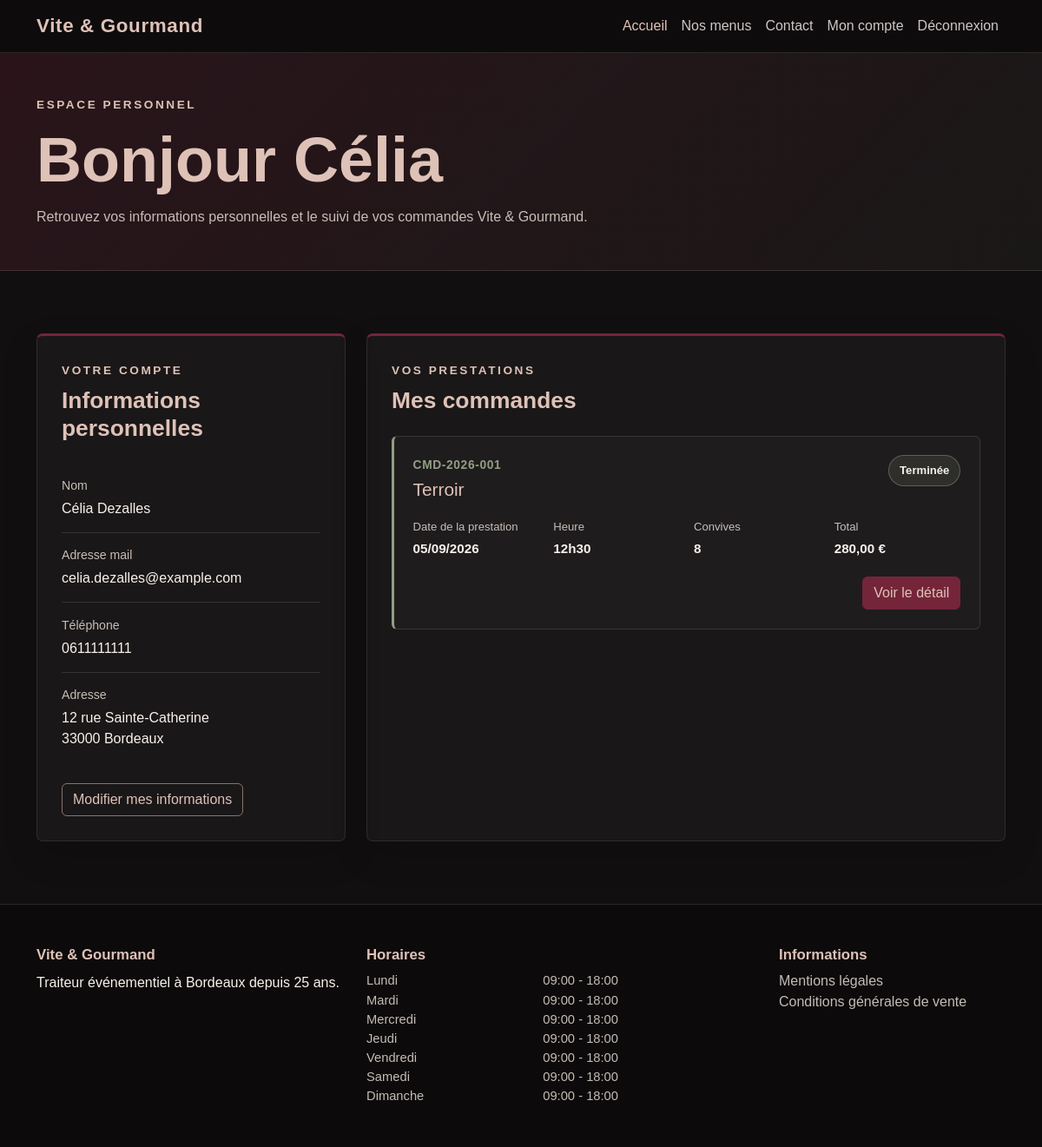
Page /user/dashboard (signed in) on the committed database.
### tables this page shows
CREATE TABLE users (
    id INT AUTO_INCREMENT PRIMARY KEY,
    role_id INT NOT NULL,
    first_name VARCHAR(100) NOT NULL,
    last_name VARCHAR(100) NOT NULL,
    phone VARCHAR(20) NOT NULL,
    email VARCHAR(190) NOT NULL UNIQUE,
    address VARCHAR(255) NOT NULL,
    postal_code VARCHAR(10) NOT NULL,
    city VARCHAR(100) NOT NULL,
    password_hash VARCHAR(255) NOT NULL,
    is_active BOOLEAN NOT NULL DEFAULT TRUE,
    created_at TIMESTAMP NOT NULL DEFAULT CURRENT_TIMESTAMP,
    updated_at TIMESTAMP NOT NULL DEFAULT CURRENT_TIMESTAMP
        ON UPDATE CURRENT_TIMESTAMP,

    CONSTRAINT fk_users_role
        FOREIGN KEY (role_id)
        REFERENCES roles(id)
        ON DELETE RESTRICT
);

CREATE TABLE orders (
    id INT AUTO_INCREMENT PRIMARY KEY,
    order_number VARCHAR(30) NOT NULL UNIQUE,
    user_id INT NOT NULL,
    menu_id INT NOT NULL,
    current_status_id INT NOT NULL,
    customer_first_name VARCHAR(100) NOT NULL,
    customer_last_name VARCHAR(100) NOT NULL,
    customer_email VARCHAR(190) NOT NULL,
    customer_phone VARCHAR(20) NOT NULL,
    delivery_address VARCHAR(255) NOT NULL,
    delivery_postal_code VARCHAR(10) NOT NULL,
    delivery_city VARCHAR(100) NOT NULL,
    event_date DATE NOT NULL,
    delivery_time TIME NOT NULL,
    people_count INT NOT NULL,
    menu_price DECIMAL(10, 2) NOT NULL,
    delivery_price DECIMAL(10, 2) NOT NULL DEFAULT 0,
    total_price DECIMAL(10, 2) NOT NULL,
    cancellation_reason TEXT NULL,
    cancellation_contact_method VARCHAR(50) NULL,
    equipment_loaned BOOLEAN NOT NULL DEFAULT FALSE,
    equipment_return_deadline DATETIME NULL,
    equipment_returned_at DATETIME NULL,
    created_at TIMESTAMP NOT NULL DEFAULT CURRENT_TIMESTAMP,
    updated_at TIMESTAMP NOT NULL DEFAULT CURRENT_TIMESTAMP
        ON UPDATE CURRENT_TIMESTAMP,

    CONSTRAINT fk_orders_user
        FOREIGN KEY (user_id)
        REFERENCES users(id)
        ON DELETE RESTRICT,

    CONSTRAINT fk_orders_menu
        FOREIGN KEY (menu_id)
        REFERENCES menus(id)
        ON DELETE RESTRICT,

    CONSTRAINT fk_orders_current_status
        FOREIGN KEY (current_status_id)
        REFERENCES order_statuses(id)
        ON DELETE RESTRICT
);

CREATE TABLE menus (
    id INT AUTO_INCREMENT PRIMARY KEY,
    theme_id INT NOT NULL,
    dietary_type_id INT NOT NULL,
    title VARCHAR(150) NOT NULL,
    description TEXT NOT NULL,
    conditions TEXT NOT NULL,
    minimum_order_days INT NOT NULL DEFAULT 1,
    available_from DATE NULL,
    available_until DATE NULL,
    minimum_people INT NOT NULL,
    base_price DECIMAL(10, 2) NOT NULL,
    stock_quantity INT NOT NULL DEFAULT 0,
    is_active BOOLEAN NOT NULL DEFAULT TRUE,
    created_at TIMESTAMP NOT NULL DEFAULT CURRENT_TIMESTAMP,
    updated_at TIMESTAMP NOT NULL DEFAULT CURRENT_TIMESTAMP
        ON UPDATE CURRENT_TIMESTAMP,

    CONSTRAINT fk_menus_theme
        FOREIGN KEY (theme_id)
        REFERENCES themes(id)
        ON DELETE RESTRICT,

    CONSTRAINT fk_menus_dietary_type
        FOREIGN KEY (dietary_type_id)
        REFERENCES dietary_types(id)
        ON DELETE RESTRICT
);

CREATE TABLE order_statuses (
    id INT AUTO_INCREMENT PRIMARY KEY,
    name VARCHAR(100) NOT NULL UNIQUE
);

CREATE TABLE opening_hours (
    id INT AUTO_INCREMENT PRIMARY KEY,
    day_number TINYINT NOT NULL UNIQUE,
    day_name VARCHAR(20) NOT NULL,
    opening_time TIME NULL,
    closing_time TIME NULL,
    is_closed BOOLEAN NOT NULL DEFAULT FALSE
);

### app/Views/user/dashboard.php (the view, shortened to what the rows shown need)
<section class="user-dashboard-hero">
    <div class="container py-5">
        <p class="section-subtitle mb-2">
            Espace personnel
        </p>
        <h1 class="user-dashboard-title">
            Bonjour
            <?php
            echo htmlspecialchars(
                $user['first_name']
            );
            ?>
        </h1>
        <p class="user-dashboard-introduction mb-0">
            Retrouvez vos informations personnelles et le suivi de vos
            commandes Vite & Gourmand.
        </p>
    </div>
</section>
<section class="user-dashboard-section py-5">
    <div class="container py-4">
        <div class="row g-4">
            <div class="col-lg-4">
                <article class="user-dashboard-card h-100">
                    <div class="user-dashboard-card-header">
                        <h2 class="user-dashboard-card-title">
                            Informations personnelles
                        </h2>
                    </div>
                    <dl class="user-profile-list mb-0">
                        <div class="user-profile-row">
                            <dt>
                                Nom
                            </dt>
                            <dd>
                                <?php
                                echo htmlspecialchars(
                                    $user['first_name']
                                        . ' '
                                        . $user['last_name']
                                );
                                ?>
                            </dd>
                        </div>
                        <div class="user-profile-row">
                            <dt>
                                Adresse mail
                            </dt>
                            <dd>
                                <?php
                                echo htmlspecialchars(
                                    $user['email']
                                );
                                ?>
                            </dd>
                        </div>
                        <div class="user-profile-row">
                            <dt>
                                Téléphone
                            </dt>
                            <dd>
                                <?php
                                echo htmlspecialchars(
                                    $user['phone']
                                );
                                ?>
                            </dd>
                        </div>
                        <div class="user-profile-row">
                            <dt>
                                Adresse
                            </dt>
                            <dd>
                                <?php
                                echo htmlspecialchars(
                                    $user['address']
                                );
                                ?>
                                <br>
                                <?php
                                echo htmlspecialchars(
                                    $user['postal_code']
                                        . ' '
                                        . $user['city']
                                );
                                ?>
                            </dd>
                        </div>
                    </dl>
                </article>
            </div>
            <div class="col-lg-8">
                <section class="user-dashboard-card h-100">
                    <div class="user-dashboard-card-header">
                        <h2 class="user-dashboard-card-title">
                            Mes commandes
                        </h2>
                    </div>
                    <?php if (!empty($orders)): ?>
                        <div class="user-orders-list">
                            <?php foreach ($orders as $order): ?>
                                <?php
                                $eventDate = date_create(
                                    $order['event_date']
                                );
                                $deliveryTime = date_create(
                                    $order['delivery_time']
                                );
                                ?>
                                <article class="user-order-card">
                                    <div class="user-order-card-header">
                                        <div>
                                            <p class="user-order-reference mb-1">
                                                <?php
                                                echo htmlspecialchars(
                                                    $order['order_number']
                                                );
                                                ?>
                                            </p>
                                            <h3 class="user-order-menu-title">
                                                <?php
                                                echo htmlspecialchars(
                                                    $order['menu_title']
                                                );
                                                ?>
                                            </h3>
                                        </div>
                                        <span class="user-order-status">
                                            <?php
                                            echo htmlspecialchars(
                                                $order['status_name']
                                            );
                                            ?>
                                        </span>
                                    </div>
                                    <div class="user-order-information">
                                        <div>
                                            <span class="user-order-label">
                                                Date de la prestation
                                            </span>
                                            <strong>
                                                <?php
                                                echo $eventDate
                                                    ? $eventDate->format(
                                                        'd/m/Y'
                                                    )
                                                    : '';
                                                ?>
                                            </strong>
                                        </div>
                                        <div>
                                            <span class="user-order-label">
                                                Heure
                                            </span>
                                            <strong>
                                                <?php
                                                echo $deliveryTime
                                                    ? $deliveryTime->format(
                                                        'H\hi'
                                                    )
                                                    : '';
                                                ?>
                                            </strong>
                                        </div>
                                        <div>
                                            <span class="user-order-label">
                                                Convives
                                            </span>
                                            <strong>
                                                <?php
                                                echo (int)
                                                $order['people_count'];
                                                ?>
                                            </strong>
                                        </div>
                                        <div>
                                            <span class="user-order-label">
                                                Total
                                            </span>
                                            <strong>
                                                <?php
                                                echo number_format(
                                                    (float)
                                                    $order['total_price'],
                                                    2,
                                                    ',',
                                                    ' '
                                                );
                                                ?>
                                                €
                                            </strong>
                                        </div>
                                    </div>
                                    <div class="user-order-actions">
                                        <a
                                            href="<?php
                                                    echo BASE_URL
                                                        . '/user/order/detail?id='
                                                        . (int) $order['id'];
                                                    ?>"
                                            class="btn user-order-detail-button">
                                            Voir le détail
                                        </a>
                                    </div>
                                </article>
                            <?php endforeach; ?>
                        </div>
                    <?php endif; ?>
                </section>
            </div>
        </div>
    </div>
</section>

### app/Views/layouts/footer.php (shortened to what the rows shown need)
</main>
<footer class="site-footer">
    <div class="container py-5">
        <div class="row gy-4">
            <div class="col-lg-4 col-md-6">
                <h2 class="footer-title">
                    Vite & Gourmand
                </h2>
            </div>
            <div class="col-lg-5 col-md-6">
                <h2 class="footer-title">
                    Horaires
                </h2>
                <?php if (!empty($openingHours)): ?>
                    <ul class="opening-hours-list list-unstyled mb-0">
                        <?php foreach ($openingHours as $openingHour): ?>
                            <li class="opening-hours-item">
                                <span>
                                    <?php echo htmlspecialchars($openingHour['day_name']); ?>
                                </span>
                                <span>
                                    <?php if ((bool) $openingHour['is_closed']): ?>
                                        Fermé
                                    <?php else: ?>
                                        <?php
                                        echo htmlspecialchars(
                                            substr($openingHour['opening_time'], 0, 5)
                                        );
                                        ?>
                                        -
                                        <?php
                                        echo htmlspecialchars(
                                            substr($openingHour['closing_time'], 0, 5)
                                        );
                                        ?>
                                    <?php endif; ?>
                                </span>
                            </li>
                        <?php endforeach; ?>
                    </ul>
                <?php else: ?>
                    <p class="mb-0">
                        Les horaires seront bientôt disponibles.
                    </p>
                <?php endif; ?>
            </div>
            <div class="col-lg-3 col-md-6">
                <h2 class="footer-title">
                    Informations
                </h2>
            </div>
        </div>
    </div>
</footer>
</body>
</html>

### rows in the picture
users: first_name "Célia", first_name+last_name "Célia Dezalles", email "celia.dezalles@example.com", phone "0611111111", address "12 rue Sainte-Catherine", postal_code+city "33000 Bordeaux"
orders: order_number "CMD-2026-001", menu.title "Terroir", current_status.name "Terminée", event_date "05/09/2026", delivery_time "12h30", people_count "8", total_price "280,00"
opening_hours: day_name "Lundi", opening_time "09:00", closing_time "18:00"
opening_hours: day_name "Mardi", opening_time "09:00", closing_time "18:00"
opening_hours: day_name "Mercredi", opening_time "09:00", closing_time "18:00"
opening_hours: day_name "Jeudi", opening_time "09:00", closing_time "18:00"
opening_hours: day_name "Vendredi", opening_time "09:00", closing_time "18:00"
opening_hours: day_name "Samedi", opening_time "09:00", closing_time "18:00"
opening_hours: day_name "Dimanche", opening_time "09:00", closing_time "18:00"

### other values in the picture
$accountLabel "Mon compte"
